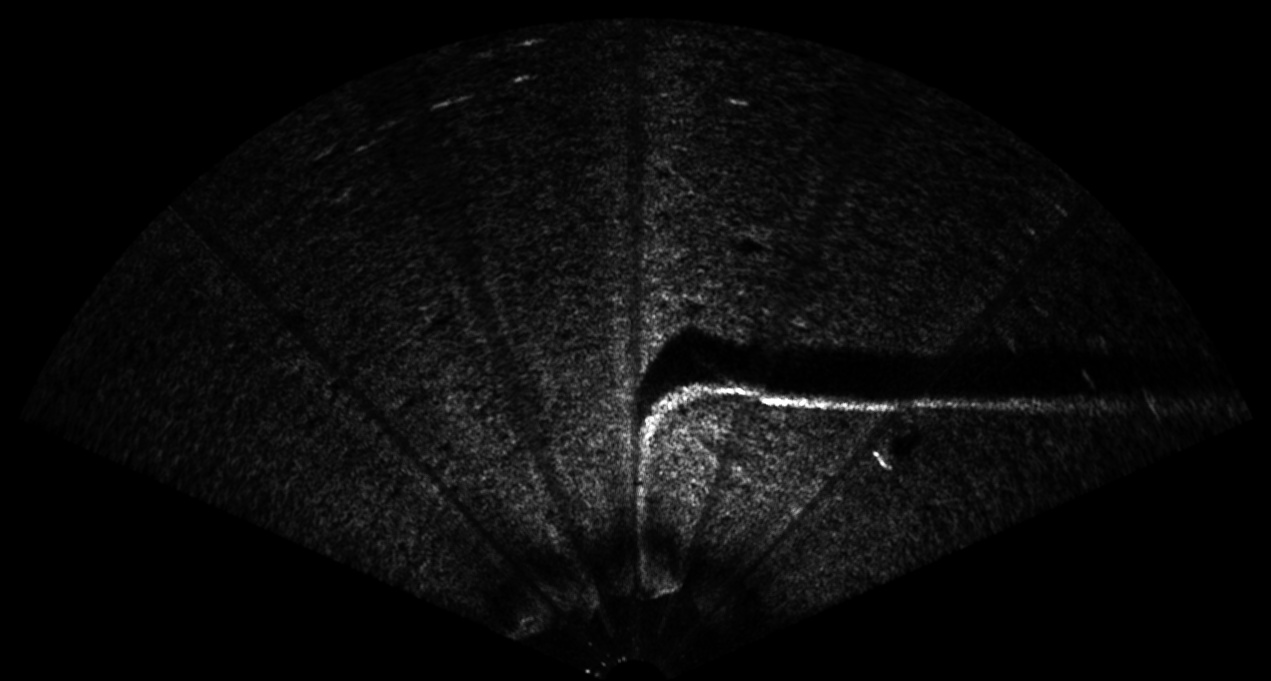
#> input picture image.jpg, 1271 x 681 px
$ python -i PreProcessing.py   (imports and definitions only)
#> lines starting #> are read from the running program, lines starting #| are printed output that depends on the picture
#> further down, picture is the input picture: shape (681, 1271, 3); min 0, max 255, mean 11.1
import cv2
import numpy as np
from scipy import signal
import matplotlib.pyplot as plt
from ParamsSetting import generalparams, preprocessingparams

# [21 lines left out: functions computeCropRange, compensateRange, not called in this run]

def guassianFiter1D(img):
    gaussian1DWindow = preprocessingparams.gaussian1d_win
    guassian1DKernel = signal.gaussian(gaussian1DWindow, std=int(gaussian1DWindow / (3*2)))
    halfGaussian1DWindow = int(gaussian1DWindow / 2)
    kernel = np.zeros((gaussian1DWindow, gaussian1DWindow))
    """Horizontal"""
    guassian1DHor = kernel
    guassian1DHor[halfGaussian1DWindow:halfGaussian1DWindow + 1, :] = guassian1DKernel
    dstHor = cv2.filter2D(img, -1, guassian1DHor)
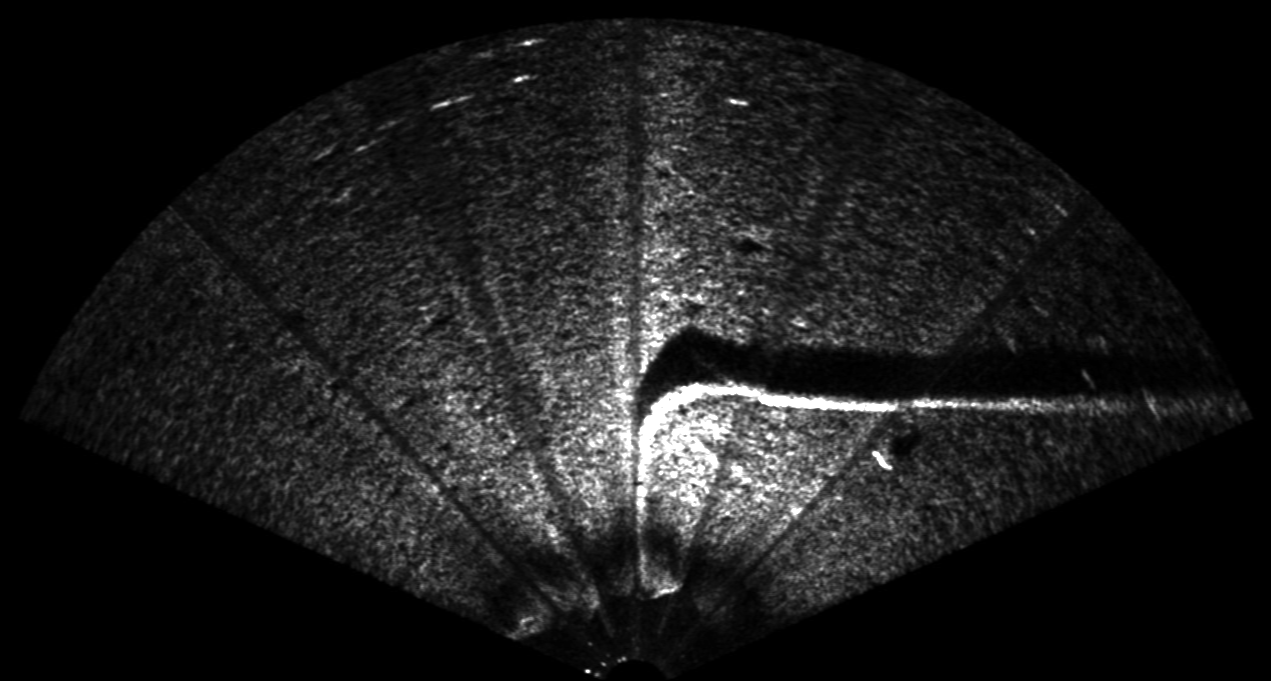
#> dstHor: shape (681, 1271, 3); min 0, max 255, mean 27.1
    """Vertical"""
    kernel_ver = np.transpose(guassian1DHor)
    dstVert = cv2.filter2D(img, -1, kernel_ver)
    """Left diagonal"""
    kernel_Ldiag = np.diag(guassian1DKernel)
    dstLeftDiag = cv2.filter2D(img, -1, kernel_Ldiag)
    """Right diagonal"""
    kernel_Rdiag = kernel
    for i in range(gaussian1DWindow):
        for j in range(gaussian1DWindow):
            kernel_Rdiag[i][j] = kernel_Ldiag[gaussian1DWindow - i - 1][j]
    dstRightdDiag = cv2.filter2D(img, -1, kernel_Rdiag)
    res = np.zeros(dstHor.shape)
    for rows in range(0, dstHor.shape[0]):
        for cols in range(0, dstHor.shape[1]):
            res[rows][cols] = max(dstHor[rows][cols], dstVert[rows][cols], dstLeftDiag[rows][cols], dstRightdDiag[rows][cols])
#> res: shape (681, 1271, 3) float64; every value is 0

    # [13 lines of commented-out code are left out]
    return res

# [27 lines left out: function preProcess, not called in this run]

>>> import cv2
>>> picture = cv2.imread('image.jpg')
#> (the run stopped early here; a loop or call above may not have finished)
